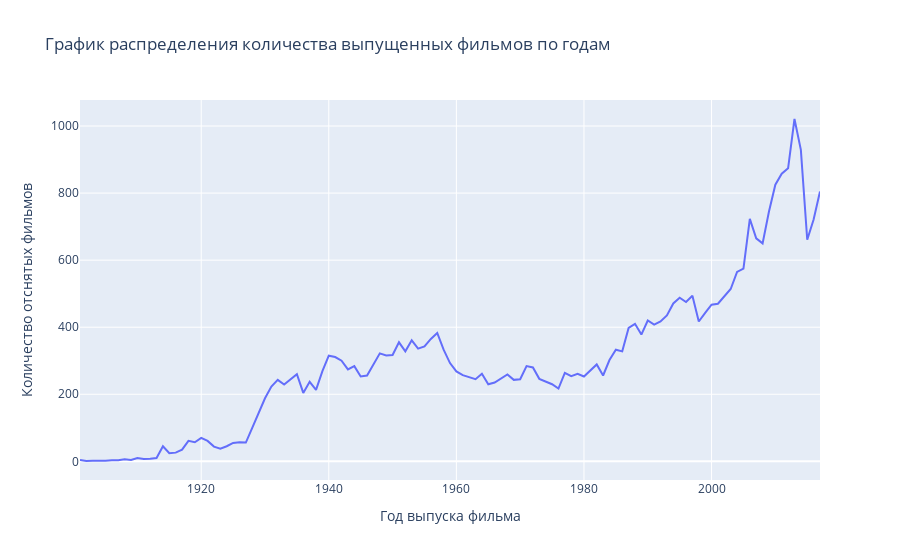

Notebook source saved alongside this figure:
### Code cell
px.line(x=years_freq.index, y=years_freq.values, 
        labels=dict(x='Год выпуска фильма', y='Количество отснятых фильмов'), 
        title='График распределения количества выпущенных фильмов по годам'
       )

### Figure 1 — Plotly figure (JSON) as saved in the notebook; plotly's stock layout.template omitted (floating-point values rounded to 4 significant figures)
{"data": [{"hovertemplate": "Год выпуска фильма=%{x}<br>Количество отснятых фильмов=%{y}<extra></extra>", "legendgroup": "", "line": {"color": "#636efa", "dash": "solid"}, "marker": {"symbol": "circle"}, "mode": "lines", "name": "", "orientation": "v", "showlegend": false, "type": "scatter", "x": [1901, 1902, 1903, 1904, 1905, 1906, 1907, 1908, 1909, 1910, 1911, 1912, 1913, 1914, 1915, 1916, 1917, 1918, 1919, 1920, 1921, 1922, 1923, 1924, 1925, 1926, 1927, 1928, 1929, 1930, 1931, 1932, 1933, 1934, 1935, 1936, 1937, 1938, 1939, 1940, 1941, 1942, 1943, 1944, 1945, 1946, 1947, 1948, 1949, 1950, 1951, 1952, 1953, 1954, 1955, 1956, 1957, 1958, 1959, 1960, 1961, 1962, 1963, 1964, 1965, 1966, 1967, 1968, 1969, 1970, 1971, 1972, 1973, 1974, 1975, 1976, 1977, 1978, 1979, 1980, 1981, 1982, 1983, 1984, 1985, 1986, 1987, 1988, 1989, 1990, 1991, 1992, 1993, 1994, 1995, 1996, 1997, 1998, 1999, 2000, 2001, 2002, 2003, 2004, 2005, 2006, 2007, 2008, 2009, 2010, 2011, 2012, 2013, 2014, 2015, 2016, 2017], "xaxis": "x", "y": [4, 1, 2, 1, 2, 3, 3, 6, 4, 10, 7, 8, 10, 45, 24, 26, 35, 61, 57, 70, 61, 44, 38, 45, 55, 57, 56, 100, 145, 188, 223, 243, 229, 244, 260, 204, 237, 213, 269, 315, 311, 300, 274, 284, 253, 256, 288, 322, 316, 317, 355, 328, 361, 336, 343, 365, 383, 333, 293, 268, 257, 251, 245, 261, 230, 235, 248, 259, 243, 245, 284, 280, 246, 238, 230, 217, 264, 254, 261, 253, 272, 289, 256, 302, 333, 328, 398, 410, 378, 420, 408, 417, 435, 471, 488, 475, 494, 417, 443, 467, 470, 492, 514, 565, 575, 723, 665, 650, 745, 825, 858, 874, 1021, 929, 661, 721, 805], "yaxis": "y"}], "layout": {"legend": {"tracegroupgap": 0}, "title": {"text": "График распределения количества выпущенных фильмов по годам"}, "xaxis": {"anchor": "y", "domain": [0, 1], "title": {"text": "Год выпуска фильма"}}, "yaxis": {"anchor": "x", "domain": [0, 1], "title": {"text": "Количество отснятых фильмов"}}}}
